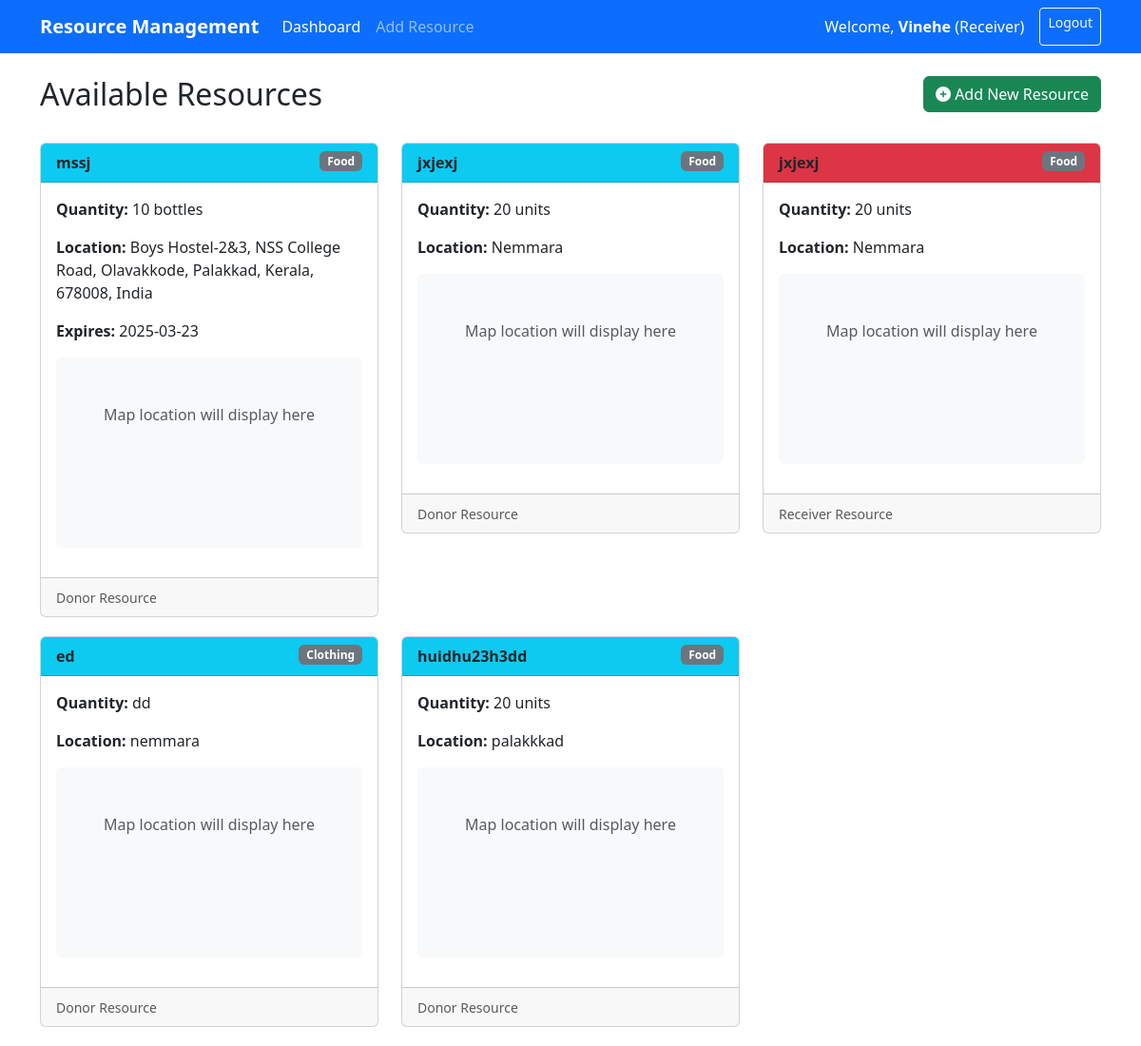
The app's page /dashboard (signed in) with its own data.
### tables this page shows
CREATE TABLE resources (
        id INTEGER PRIMARY KEY AUTOINCREMENT,
        name TEXT NOT NULL,
        category TEXT NOT NULL,
        quantity TEXT NOT NULL,
        location TEXT NOT NULL,
        latitude REAL,
        longitude REAL,
        user_id INTEGER NOT NULL,
        role TEXT NOT NULL,
        urgency TEXT,
        expiry_date TEXT,
        FOREIGN KEY (user_id) REFERENCES users (id)
    );

### app.py (the view)
@app.route('/dashboard')
@login_required
def dashboard():
    conn = get_db_connection()
    resources = conn.execute('''
    SELECT r.id, r.name, r.category, r.quantity, r.location, r.latitude, r.longitude, r.role, r.urgency, r.expiry_date
    FROM resources r
    ''').fetchall()
    conn.close()
    resources_list = [row_to_dict(resource) for resource in resources]
    return render_template('dashboard.html',
                          resources=resources_list,
                          username=session.get('username'),
                          role=session.get('role'))

### app.py (called while the page is built)
def get_db_connection():
    conn = sqlite3.connect('database.db')
    conn.row_factory = sqlite3.Row
    return conn

def row_to_dict(row):
    if row is None:
        return None
    return {key: row[key] for key in row.keys()}

def login_required(f):
    @wraps(f)
    def decorated_function(*args, **kwargs):
        if 'user_id' not in session:
            flash('Please log in to access this page', 'danger')
            return redirect(url_for('login'))
        return f(*args, **kwargs)
    return decorated_function

### templates/dashboard.html (shortened to what this page needs)
<!DOCTYPE html>
<html lang="en">
<head>
    <link href="https://cdn.jsdelivr.net/npm/bootstrap@5.3.0-alpha1/dist/css/bootstrap.min.css" rel="stylesheet">
    <link rel="stylesheet" href="https://cdnjs.cloudflare.com/ajax/libs/font-awesome/6.1.1/css/all.min.css">
</head>
<body>
    <nav class="navbar navbar-expand-lg navbar-dark bg-primary">
        <div class="container">
            <a class="navbar-brand" href="{{ url_for('dashboard') }}">Resource Management</a>
            <div class="collapse navbar-collapse" id="navbarNav">
                <ul class="navbar-nav me-auto">
                    <li class="nav-item">
                        <a class="nav-link active" href="{{ url_for('dashboard') }}">Dashboard</a>
                    </li>
                    <li class="nav-item">
                        <a class="nav-link" href="{{ url_for('add') }}">Add Resource</a>
                    </li>
                </ul>
                <div class="d-flex">
                    <span class="navbar-text me-3 text-white">
                        Welcome, <strong>{{ username }}</strong> ({{ role }})
                    </span>
                    <a href="{{ url_for('logout') }}" class="btn btn-outline-light btn-sm">Logout</a>
                </div>
            </div>
        </div>
    </nav>
    <div class="container mt-4">
        <div class="row mb-4">
            <div class="col-md-8">
                <h2>Available Resources</h2>
            </div>
            <div class="col-md-4 text-end">
                <a href="{{ url_for('add') }}" class="btn btn-success">
                    <i class="fas fa-plus-circle"></i> Add New Resource
                </a>
            </div>
        </div>
        <div class="row">
            {% if resources %}
                {% for resource in resources %}
                <div class="col-md-4">
                    <div class="card resource-card">
                        <div class="card-header bg-{{ 'danger' if resource.role == 'Receiver' else 'info' }}">
                            <strong>{{ resource.name }}</strong>
                            <span class="badge bg-secondary float-end">{{ resource.category }}</span>
                        </div>
                        <div class="card-body">
                            <p><strong>Quantity:</strong> {{ resource.quantity }}</p>
                            <p><strong>Location:</strong> {{ resource.location }}</p>
                            {% if resource.role == 'Donor' and resource.expiry_date %}
                            <p><strong>Expires:</strong> {{ resource.expiry_date }}</p>
                            {% endif %}
                            <div class="map-container" id="map-{{ resource.id }}">
                                <div class="text-center pt-5">
                                    <p class="text-muted">Map location will display here</p>
                                </div>
                            </div>
                        </div>
                        <div class="card-footer text-muted">
                            <small>{{ resource.role }} Resource</small>
                        </div>
                    </div>
                </div>
                {% endfor %}
            {% else %}
                <div class="col-12">
                    <div class="alert alert-info">
                        No resources available. <a href="{{ url_for('add') }}">Add a resource</a> to get started.
                    </div>
                </div>
            {% endif %}
        </div>
    </div>
</body>
</html>

### templates/dashboard.html (style rules this page uses)
.resource-card { margin-bottom: 20px; transition: transform 0.3s; }
.map-container { height: 200px; background-color: #f8f9fa; border-radius: 5px; margin-bottom: 15px; }
.navbar-brand { font-weight: bold; }

### records on screen
resources: role "Receiver", name "jxjexj", category "Food", quantity "20 units", location "Nemmara"
resources: name "mssj", category "Food", quantity "10 bottles", location "Boys Hostel-2&3, NSS College Road, Olavakkode, Palakkad, Kerala, 678008, India", expiry_date "2025-03-23", role "Donor"
resources: name "jxjexj", category "Food", quantity "20 units", location "Nemmara", role "Donor"
resources: name "ed", category "Clothing", quantity "dd", location "nemmara", role "Donor"
resources: name "huidhu23h3dd", category "Food", quantity "20 units", location "palakkkad", role "Donor"

### other values on screen
{{ username }} "Vinehe"
